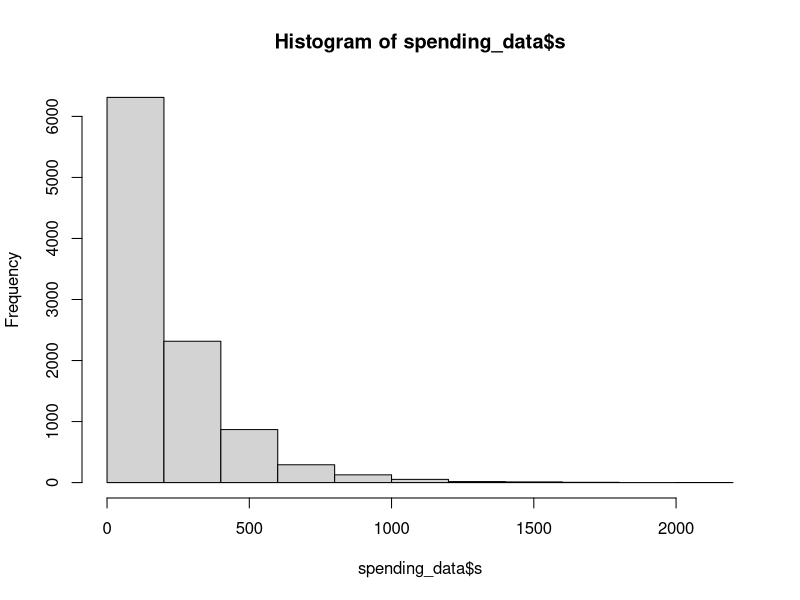
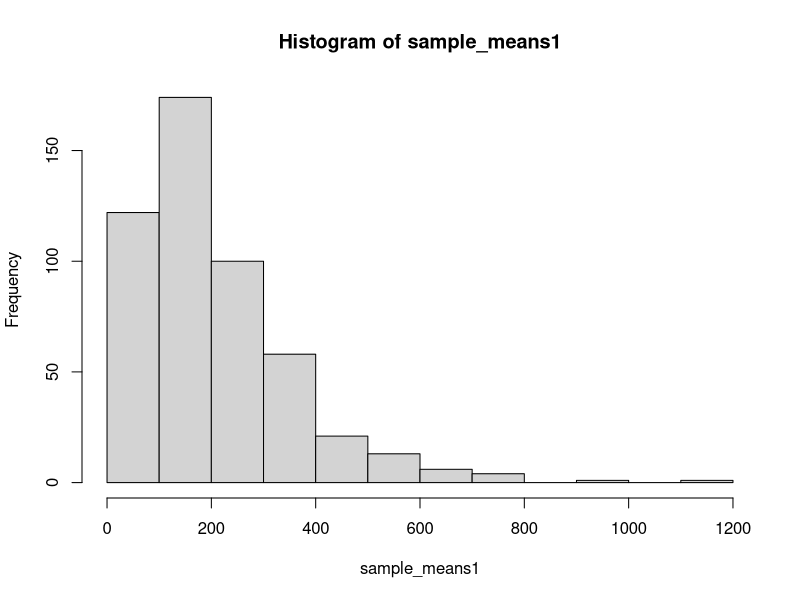
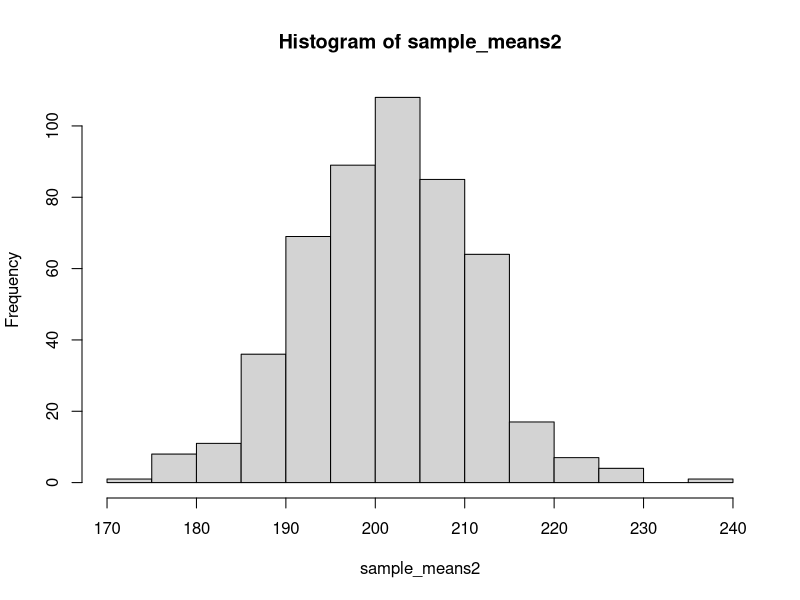
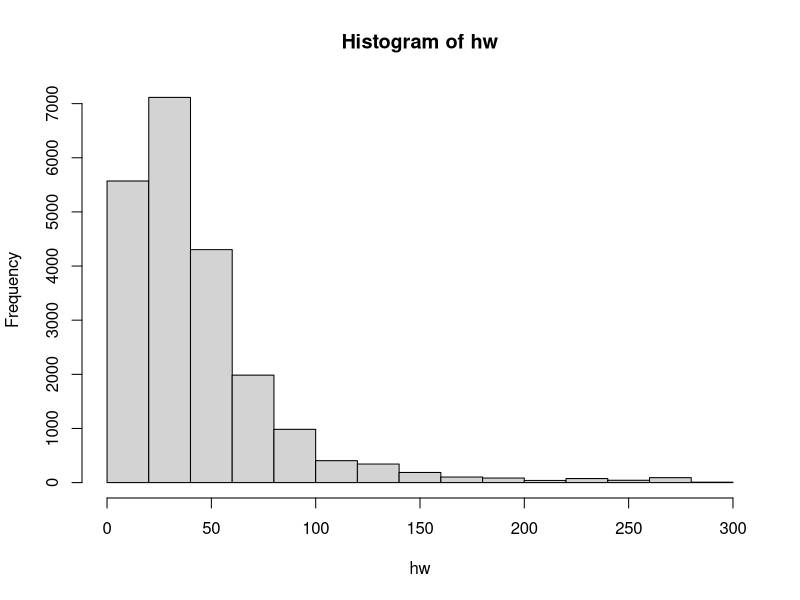

Generate these figures, in order, with R:
## ---- chunk 1
library(dplyr)
library(ggplot2)
## ---- chunk 2
spending_data <- read.csv("customer_spending.csv")

spending_data_mean <- round(mean(spending_data$s), 3)
spending_data_var <- round(mean((spending_data$s - spending_data_mean)^2), 3)

cat("The population mean of S is: ", spending_data_mean, "\n")
cat("The variance of S is: ", spending_data_var, "\n")

hist(spending_data$s)

## ---- chunk 3
#sd --> spending data

#Sample 1 - 10 obs.
sd_sample1 <- head(spending_data$s, 10)
sd_sample1_mean <- round(mean(sd_sample1), 3)
cat("Sample mean containing first 10 observations: ", sd_sample1_mean, "\n")

#Sample 2 - 25 obs.
sd_sample2 <- head(spending_data$s, 25)
sd_sample2_mean <- round(mean(sd_sample2), 3)
cat("Sample mean containing first 25 observations: ", sd_sample2_mean, "\n")

#Sample 3 - 100 obs.
sd_sample3 <- head(spending_data$s, 100)
sd_sample3_mean <- round(mean(sd_sample3), 3)
cat("Sample mean containing first 100 observations: ", sd_sample3_mean, "\n\n")


#Comparing sample means to pop. mean
cat("Difference between pop. mean and sample mean of each sample: \n",
    "Sample 1: ", spending_data_mean - sd_sample1_mean, "\n",
    "Sample 2: ", spending_data_mean - sd_sample2_mean, "\n",
    "Sample 3: ", spending_data_mean - sd_sample3_mean, "\n",
    
    "\n", "Sample 3 (100 obs.) is the closest to the population mean in part 1 because according to the Law of Large Numbers, the higher number of observations a sample has, the closer the sample mean will be to the population mean.")


## ---- chunk 4
set.seed(123)

sample_means1 <- replicate(500, mean(sample(spending_data$s, size = 2, replace = TRUE)))
avg_sample_mean1 <- mean(sample_means1)

cat("Average sample mean: ", avg_sample_mean1)

hist(sample_means1)

## ---- chunk 5
sample_means2 <- replicate(500, mean(sample(spending_data$s, size = 500, replace = TRUE)))
avg_sample_mean2 <- mean(sample_means2)

cat("Average sample mean: ", avg_sample_mean2)

hist(sample_means2)
## ---- chunk 6
cat("The histogram in (a) does not look like a normal distribution, because it does not outline a bell shape and is not symmetric. On the other hand, the histogram in b does look like a normal distribution because it does outline a bell shape. According to the Central Limit Theorem, a sample size of at least 30 observations results in a roughly normal distribution, and since (a) had n = 2 < 30, and (b) had n = 500 > 30, the distribution of (a) is not approx. normal while the distribution in (b) is.")
## ---- chunk 7
df <- read.csv("acs_nj.csv")
## ---- chunk 8
mod_data <- df %>%
  filter(df$income > 0 & !is.na(df$income))

#finds percentage of bachelors 
percentage <- nrow(mod_data %>% filter(bachelor == 1)) / nrow(mod_data)

cat("Percentage of households whose head has a beachelor's degree, Conditional on having positive, non-missing income: ", round(percentage, 3), "\n\n")


bachelors <- mod_data %>% 
  filter(bachelor == 1)


a <- mean(bachelors$income)
b <- mean(mod_data$income)

cat("Average household income (w/ bachelor's degree): ", a, "\n",
    "Average household income (w/ or w/o bachelor's degree): ", b, "\n\n",
    "Heads of households with a bachelor's degree do have higher household income on average than those without.")
## ---- chunk 9
mod_data <- mod_data %>%
  mutate(wage_hourly = (wage/52)/hours_worked)

s <- mod_data %>% filter(wage_hourly <= 300)
hw <- s$wage_hourly

hist(hw)

hw_mean <- round(mean(hw), 3)
hw_variance <- round(var(hw), 3)

cat("Sample mean: ", hw_mean, "\n",
    "Sample variance: ", hw_variance)

hw <- mod_data$wage_hourly
## ---- chunk 10
# Ho: μₕ = 46
# Ha: μₕ != 46

#5% Level
t.test(x = hw, mu = 46, conf.level = 0.95)

#1% Level - p-value=0.04351 > .01
#10% Level - p-value=0.04351 < .10

cat("5% level: p-value(0.04351) < alpha(0.05), so with 95% confidence we reject the null hypotheses, that the population mean for hourly wage is $46/hour\n",
    "1% level: p-value(0.04351) > alpha(0.01), so with 99% confidence we fail to reject the null hypotheses, that the population mean for hourly wage is $46/hour\n",
    "10% level: p-value(0.04351) < alpha(0.10), so with 90% confidence we reject the null hypotheses, that the population mean for hourly wage is $46/hour\n")
## ---- chunk 11
# Ho: μₕ = 46
# Ha: μₕ > 46

#5% sig. level
t.test(x = hw, alternative = "greater", mu = 46, conf.level = 0.95)

cat("5% sig. level: \np-value (0.02176) < alpha (0.05), so with 95% confidence we reject the null hypothesis that the average individual makes $46/hour against the alternate hypothesis that the average individual makes more than that.\n\n",
    
    "10% sig. level: \np-value (0.02176) < alpha (0.10), so with 90% confidence we reject the null hypothesis that the average individual makes $46/hour against the alternate hypothesis that the average individual makes more than that.")
## ---- chunk 12
subset <- mod_data %>% filter(pid < 5000)
subset_hw <- subset$wage_hourly

#Ho: μₕ = 46
#Ha: μₕ > 46

t.test(x = subset_hw, alternative = "greater", mu = 46, conf.level = 0.95)

cat("p-value (0.117) > alpha (0.05), so with 95% confidence we fail to reject the null hypothesis that the average individual makes $46/hour against the alternate hypothesis that the average individual makes more than that.\n\n")

cat("The results could be different (we failed to reject here, but we rejected in the previous problem) because this sample has a smaller number of observations (n) which leads to a larger standard error, meaning a smaller |t| and larger p, so less power to detect the same effect.")
## ---- chunk 13
with_b <- mod_data %>% 
  filter(bachelor == 1)

without_b <- mod_data %>%
  filter(bachelor == 0)

hw_with_b <- with_b$wage_hourly
hw_without_b <- without_b$wage_hourly

diff <- round(mean(hw_with_b)-mean(hw_without_b), 3)
cat("Difference in the mean hourly wages between household heads w/ and w/o bachelor's degree (in sample): ", diff, "\n")

#Setting up statistical test

#μₕ represents pop. mean income with household heads w/ bach. degree while  μₕ represents pop. mean income of those without
#Ho: μₕ - μₕₙ = 0
#Ha: μₕ - μₕₙ != 0

t.test(x = hw_with_b, y = hw_without_b, mu = 0, conf.level = 0.95)

cat("\nWith 95% confidence we can reject the null hypothesis - the difference in the mean hourly wage of household heads with a bachelor's degree and the hourly wage of those without is significantly different from zero because:  p-value (2.2e-16) < alpha (0.05)")

## ---- chunk 14
mod_data2 <- mod_data %>%
  filter(renter == 1) %>%
  mutate(rent_to_income_ratio = (rent*12)/income)

rtir <- mod_data2$rent_to_income_ratio
## ---- chunk 15
cor(mod_data2$rent, mod_data2$bachelor)
cor(rtir, mod_data2$bachelor)

cat("\n1.  There is a weak-moderate positive linear correlation between rent and bachelor's degree status.
2.  There is a very weak negative linear correlation between rent to income ratio and bachelor's degree status.")
## ---- chunk 16
mod_data2_with_b <- mod_data2 %>%
  filter(bachelor == 1)

rtir_with_b <- mod_data2_with_b$rent_to_income_ratio

#t.test() finds the 95% confidence interval

#Ho: μᵣ = 0.30
#Ha: μᵣ != 0.30

t.test(x = rtir_with_b, mu = 0.3, conf.level = 0.95)

cat("\n95% CI: (0.284, 0.372)\n\nSince the 0.3 lies within the confidence interval, we fail to reject the null hypothesis that the average rent to income ratio for household heads with a bachelor's degree is 30 percent.")
## ---- chunk 17
mod_data2_without_b <- mod_data2 %>%
  filter(bachelor == 0)

rtir_without_b <- mod_data2_without_b$rent_to_income_ratio

#Ho: μᵣ = 0.30
#Ha: μᵣ > 0.30

t.test(x = rtir_without_b, mu = 0.3, conf.level = 0.95, alternative = "greater")

cat("\nWe reject the null hypothesis that the average rent to income ratio for household heads without a bachelor's degree is exactly 30 percent, against the alternative that they pay more than 30 percent since:  p-value (1.294e-12) < alpha (0.05)")
